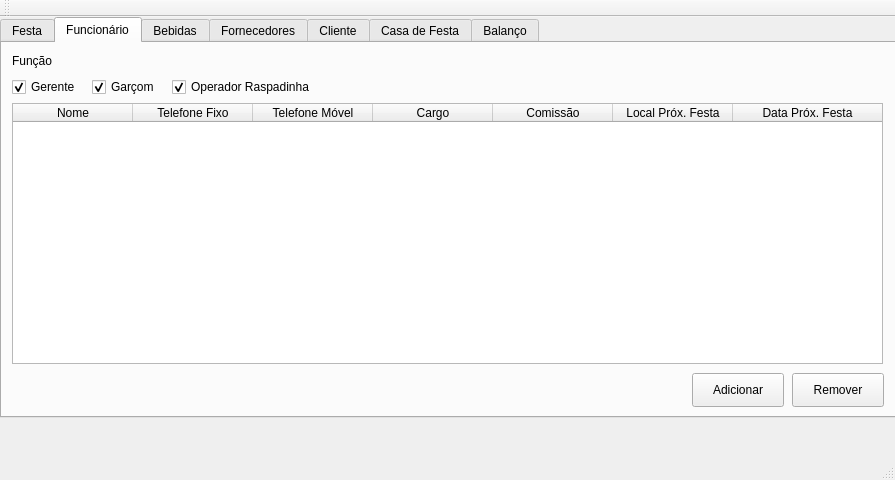
<?xml version="1.0" encoding="UTF-8"?>
<ui version="4.0">
 <class>MainWindow</class>
 <widget class="QMainWindow" name="MainWindow">
  <property name="geometry">
   <rect>
    <x>0</x>
    <y>0</y>
    <width>895</width>
    <height>480</height>
   </rect>
  </property>
  <property name="windowTitle">
   <string>MainWindow</string>
  </property>
  <widget class="QWidget" name="centralWidget">
   <widget class="QTabWidget" name="tabWidget">
    <property name="geometry">
     <rect>
      <x>0</x>
      <y>0</y>
      <width>911</width>
      <height>401</height>
     </rect>
    </property>
    <property name="currentIndex">
     <number>1</number>
    </property>
    <property name="elideMode">
     <enum>Qt::ElideRight</enum>
    </property>
    <property name="documentMode">
     <bool>false</bool>
    </property>
    <widget class="QWidget" name="festa">
     <attribute name="title">
      <string>Festa</string>
     </attribute>
     <widget class="QPushButton" name="festa_addButton">
      <property name="geometry">
       <rect>
        <x>690</x>
        <y>330</y>
        <width>92</width>
        <height>34</height>
       </rect>
      </property>
      <property name="text">
       <string>Adicionar</string>
      </property>
     </widget>
     <widget class="QDateEdit" name="data_edit">
      <property name="geometry">
       <rect>
        <x>10</x>
        <y>30</y>
        <width>141</width>
        <height>28</height>
       </rect>
      </property>
     </widget>
     <widget class="QComboBox" name="casaDeFesa_comboBox">
      <property name="geometry">
       <rect>
        <x>160</x>
        <y>30</y>
        <width>341</width>
        <height>28</height>
       </rect>
      </property>
     </widget>
     <widget class="QLabel" name="casaDeFesta_label">
      <property name="geometry">
       <rect>
        <x>160</x>
        <y>10</y>
        <width>81</width>
        <height>16</height>
       </rect>
      </property>
      <property name="text">
       <string>Casa de Festa</string>
      </property>
     </widget>
     <widget class="QComboBox" name="gerente_comboBox">
      <property name="geometry">
       <rect>
        <x>510</x>
        <y>30</y>
        <width>371</width>
        <height>28</height>
       </rect>
      </property>
     </widget>
     <widget class="QLabel" name="gerente_label">
      <property name="geometry">
       <rect>
        <x>510</x>
        <y>10</y>
        <width>81</width>
        <height>16</height>
       </rect>
      </property>
      <property name="text">
       <string>Gerente</string>
      </property>
     </widget>
     <widget class="QLabel" name="data_label">
      <property name="geometry">
       <rect>
        <x>10</x>
        <y>10</y>
        <width>58</width>
        <height>16</height>
       </rect>
      </property>
      <property name="text">
       <string>Data</string>
      </property>
     </widget>
     <widget class="QTableWidget" name="festa_tableWidget">
      <property name="geometry">
       <rect>
        <x>10</x>
        <y>60</y>
        <width>871</width>
        <height>261</height>
       </rect>
      </property>
      <property name="sizePolicy">
       <sizepolicy hsizetype="Expanding" vsizetype="Expanding">
        <horstretch>0</horstretch>
        <verstretch>0</verstretch>
       </sizepolicy>
      </property>
      <property name="sizeAdjustPolicy">
       <enum>QAbstractScrollArea::AdjustToContents</enum>
      </property>
      <property name="textElideMode">
       <enum>Qt::ElideNone</enum>
      </property>
      <property name="sortingEnabled">
       <bool>true</bool>
      </property>
      <property name="wordWrap">
       <bool>true</bool>
      </property>
      <property name="cornerButtonEnabled">
       <bool>true</bool>
      </property>
      <property name="rowCount">
       <number>0</number>
      </property>
      <attribute name="horizontalHeaderCascadingSectionResizes">
       <bool>false</bool>
      </attribute>
      <attribute name="horizontalHeaderDefaultSectionSize">
       <number>120</number>
      </attribute>
      <attribute name="horizontalHeaderMinimumSectionSize">
       <number>50</number>
      </attribute>
      <attribute name="horizontalHeaderStretchLastSection">
       <bool>true</bool>
      </attribute>
      <attribute name="verticalHeaderVisible">
       <bool>false</bool>
      </attribute>
      <attribute name="verticalHeaderDefaultSectionSize">
       <number>30</number>
      </attribute>
      <column>
       <property name="text">
        <string>Cliente</string>
       </property>
      </column>
      <column>
       <property name="text">
        <string>Data</string>
       </property>
      </column>
      <column>
       <property name="text">
        <string>Convidados</string>
       </property>
      </column>
      <column>
       <property name="text">
        <string>Preço</string>
       </property>
      </column>
      <column>
       <property name="text">
        <string>Gerente</string>
       </property>
      </column>
      <column>
       <property name="text">
        <string>Nº de Funcionários</string>
       </property>
      </column>
      <column>
       <property name="text">
        <string>Casa de Festa</string>
       </property>
      </column>
     </widget>
     <widget class="QPushButton" name="festa_delButton">
      <property name="geometry">
       <rect>
        <x>790</x>
        <y>330</y>
        <width>92</width>
        <height>34</height>
       </rect>
      </property>
      <property name="text">
       <string>Remover</string>
      </property>
     </widget>
    </widget>
    <widget class="QWidget" name="funcionario">
     <attribute name="title">
      <string>Funcionário</string>
     </attribute>
     <widget class="QPushButton" name="funcionario_addButton">
      <property name="geometry">
       <rect>
        <x>690</x>
        <y>330</y>
        <width>92</width>
        <height>34</height>
       </rect>
      </property>
      <property name="text">
       <string>Adicionar</string>
      </property>
     </widget>
     <widget class="QCheckBox" name="gerente_check">
      <property name="geometry">
       <rect>
        <x>10</x>
        <y>30</y>
        <width>83</width>
        <height>28</height>
       </rect>
      </property>
      <property name="text">
       <string>Gerente</string>
      </property>
      <property name="checked">
       <bool>true</bool>
      </property>
     </widget>
     <widget class="QCheckBox" name="garcom_check">
      <property name="geometry">
       <rect>
        <x>90</x>
        <y>30</y>
        <width>83</width>
        <height>28</height>
       </rect>
      </property>
      <property name="text">
       <string>Garçom</string>
      </property>
      <property name="checked">
       <bool>true</bool>
      </property>
     </widget>
     <widget class="QCheckBox" name="operador_check">
      <property name="geometry">
       <rect>
        <x>170</x>
        <y>30</y>
        <width>151</width>
        <height>28</height>
       </rect>
      </property>
      <property name="text">
       <string>Operador Raspadinha</string>
      </property>
      <property name="checked">
       <bool>true</bool>
      </property>
     </widget>
     <widget class="QLabel" name="label">
      <property name="geometry">
       <rect>
        <x>10</x>
        <y>10</y>
        <width>58</width>
        <height>16</height>
       </rect>
      </property>
      <property name="text">
       <string>Função</string>
      </property>
     </widget>
     <widget class="QTableWidget" name="funcionario_tableWidget">
      <property name="geometry">
       <rect>
        <x>10</x>
        <y>60</y>
        <width>871</width>
        <height>261</height>
       </rect>
      </property>
      <property name="sizePolicy">
       <sizepolicy hsizetype="Expanding" vsizetype="Expanding">
        <horstretch>0</horstretch>
        <verstretch>0</verstretch>
       </sizepolicy>
      </property>
      <property name="wordWrap">
       <bool>true</bool>
      </property>
      <property name="cornerButtonEnabled">
       <bool>true</bool>
      </property>
      <property name="rowCount">
       <number>0</number>
      </property>
      <attribute name="horizontalHeaderDefaultSectionSize">
       <number>120</number>
      </attribute>
      <attribute name="horizontalHeaderStretchLastSection">
       <bool>true</bool>
      </attribute>
      <attribute name="verticalHeaderVisible">
       <bool>false</bool>
      </attribute>
      <column>
       <property name="text">
        <string>Nome</string>
       </property>
      </column>
      <column>
       <property name="text">
        <string>Telefone Fixo</string>
       </property>
      </column>
      <column>
       <property name="text">
        <string>Telefone Móvel</string>
       </property>
      </column>
      <column>
       <property name="text">
        <string>Cargo</string>
       </property>
      </column>
      <column>
       <property name="text">
        <string>Comissão</string>
       </property>
      </column>
      <column>
       <property name="text">
        <string>Local Próx. Festa</string>
       </property>
      </column>
      <column>
       <property name="text">
        <string>Data Próx. Festa</string>
       </property>
      </column>
     </widget>
     <widget class="QPushButton" name="funcionario_delButton">
      <property name="geometry">
       <rect>
        <x>790</x>
        <y>330</y>
        <width>92</width>
        <height>34</height>
       </rect>
      </property>
      <property name="text">
       <string>Remover</string>
      </property>
     </widget>
    </widget>
    <widget class="QWidget" name="bebidas">
     <attribute name="title">
      <string>Bebidas</string>
     </attribute>
     <widget class="QPushButton" name="bebida_addButton">
      <property name="geometry">
       <rect>
        <x>690</x>
        <y>330</y>
        <width>92</width>
        <height>34</height>
       </rect>
      </property>
      <property name="text">
       <string>Adicionar</string>
      </property>
     </widget>
     <widget class="QSpinBox" name="quantidade_spinBox">
      <property name="geometry">
       <rect>
        <x>10</x>
        <y>30</y>
        <width>141</width>
        <height>28</height>
       </rect>
      </property>
     </widget>
     <widget class="QLabel" name="quantidade_label">
      <property name="geometry">
       <rect>
        <x>10</x>
        <y>10</y>
        <width>81</width>
        <height>16</height>
       </rect>
      </property>
      <property name="text">
       <string>Quantidade</string>
      </property>
     </widget>
     <widget class="QTableWidget" name="bebida_tableWidget">
      <property name="geometry">
       <rect>
        <x>10</x>
        <y>60</y>
        <width>871</width>
        <height>261</height>
       </rect>
      </property>
      <property name="sizePolicy">
       <sizepolicy hsizetype="Expanding" vsizetype="Expanding">
        <horstretch>0</horstretch>
        <verstretch>0</verstretch>
       </sizepolicy>
      </property>
      <property name="wordWrap">
       <bool>true</bool>
      </property>
      <property name="cornerButtonEnabled">
       <bool>true</bool>
      </property>
      <property name="rowCount">
       <number>0</number>
      </property>
      <attribute name="horizontalHeaderDefaultSectionSize">
       <number>250</number>
      </attribute>
      <attribute name="horizontalHeaderStretchLastSection">
       <bool>true</bool>
      </attribute>
      <attribute name="verticalHeaderVisible">
       <bool>false</bool>
      </attribute>
      <column>
       <property name="text">
        <string>Nome</string>
       </property>
      </column>
      <column>
       <property name="text">
        <string>Volume</string>
       </property>
      </column>
      <column>
       <property name="text">
        <string>Quantidade</string>
       </property>
      </column>
     </widget>
     <widget class="QPushButton" name="bebida_delButton">
      <property name="geometry">
       <rect>
        <x>790</x>
        <y>330</y>
        <width>92</width>
        <height>34</height>
       </rect>
      </property>
      <property name="text">
       <string>Remover</string>
      </property>
     </widget>
    </widget>
    <widget class="QWidget" name="fornecedores">
     <attribute name="title">
      <string>Fornecedores</string>
     </attribute>
     <widget class="QPushButton" name="fornecedor_delButton">
      <property name="geometry">
       <rect>
        <x>790</x>
        <y>330</y>
        <width>92</width>
        <height>34</height>
       </rect>
      </property>
      <property name="text">
       <string>Remover</string>
      </property>
     </widget>
     <widget class="QTableWidget" name="fornecedor_tableWidget">
      <property name="geometry">
       <rect>
        <x>10</x>
        <y>10</y>
        <width>871</width>
        <height>311</height>
       </rect>
      </property>
      <property name="sizePolicy">
       <sizepolicy hsizetype="Expanding" vsizetype="Expanding">
        <horstretch>0</horstretch>
        <verstretch>0</verstretch>
       </sizepolicy>
      </property>
      <property name="wordWrap">
       <bool>true</bool>
      </property>
      <property name="cornerButtonEnabled">
       <bool>true</bool>
      </property>
      <property name="rowCount">
       <number>0</number>
      </property>
      <attribute name="horizontalHeaderDefaultSectionSize">
       <number>120</number>
      </attribute>
      <attribute name="horizontalHeaderStretchLastSection">
       <bool>true</bool>
      </attribute>
      <attribute name="verticalHeaderVisible">
       <bool>false</bool>
      </attribute>
      <column>
       <property name="text">
        <string>Nome</string>
       </property>
      </column>
      <column>
       <property name="text">
        <string>CNPJ</string>
       </property>
      </column>
      <column>
       <property name="text">
        <string>Telefone</string>
       </property>
      </column>
      <column>
       <property name="text">
        <string>Banco</string>
       </property>
      </column>
      <column>
       <property name="text">
        <string>Agência</string>
       </property>
      </column>
      <column>
       <property name="text">
        <string>Número Conta</string>
       </property>
      </column>
      <column>
       <property name="text">
        <string>Tipo da Conta</string>
       </property>
      </column>
     </widget>
     <widget class="QPushButton" name="fornecedor_addButton">
      <property name="geometry">
       <rect>
        <x>690</x>
        <y>330</y>
        <width>92</width>
        <height>34</height>
       </rect>
      </property>
      <property name="text">
       <string>Adicionar</string>
      </property>
     </widget>
    </widget>
    <widget class="QWidget" name="cliente">
     <attribute name="title">
      <string>Cliente</string>
     </attribute>
     <widget class="QPushButton" name="cliente_delButton">
      <property name="geometry">
       <rect>
        <x>790</x>
        <y>330</y>
        <width>92</width>
        <height>34</height>
       </rect>
      </property>
      <property name="text">
       <string>Remover</string>
      </property>
     </widget>
     <widget class="QTableWidget" name="cliente_tableWidget">
      <property name="geometry">
       <rect>
        <x>10</x>
        <y>10</y>
        <width>871</width>
        <height>311</height>
       </rect>
      </property>
      <property name="sizePolicy">
       <sizepolicy hsizetype="Expanding" vsizetype="Expanding">
        <horstretch>0</horstretch>
        <verstretch>0</verstretch>
       </sizepolicy>
      </property>
      <property name="midLineWidth">
       <number>0</number>
      </property>
      <property name="editTriggers">
       <set>QAbstractItemView::NoEditTriggers</set>
      </property>
      <property name="selectionMode">
       <enum>QAbstractItemView::ExtendedSelection</enum>
      </property>
      <property name="wordWrap">
       <bool>true</bool>
      </property>
      <property name="cornerButtonEnabled">
       <bool>true</bool>
      </property>
      <property name="rowCount">
       <number>0</number>
      </property>
      <attribute name="horizontalHeaderDefaultSectionSize">
       <number>105</number>
      </attribute>
      <attribute name="horizontalHeaderStretchLastSection">
       <bool>true</bool>
      </attribute>
      <attribute name="verticalHeaderVisible">
       <bool>false</bool>
      </attribute>
      <attribute name="verticalHeaderHighlightSections">
       <bool>true</bool>
      </attribute>
      <column>
       <property name="text">
        <string>Nome</string>
       </property>
      </column>
      <column>
       <property name="text">
        <string>CPF</string>
       </property>
      </column>
      <column>
       <property name="text">
        <string>Telefone</string>
       </property>
      </column>
      <column>
       <property name="text">
        <string>Banco</string>
       </property>
      </column>
      <column>
       <property name="text">
        <string>Agência</string>
       </property>
      </column>
      <column>
       <property name="text">
        <string>Nº Conta</string>
       </property>
      </column>
      <column>
       <property name="text">
        <string>Tipo da Conta</string>
       </property>
      </column>
      <column>
       <property name="text">
        <string>Nº de Festas</string>
       </property>
      </column>
     </widget>
     <widget class="QPushButton" name="cliente_addButton">
      <property name="geometry">
       <rect>
        <x>690</x>
        <y>330</y>
        <width>92</width>
        <height>34</height>
       </rect>
      </property>
      <property name="text">
       <string>Adicionar</string>
      </property>
     </widget>
    </widget>
    <widget class="QWidget" name="casaDeFesta">
     <attribute name="title">
      <string>Casa de Festa</string>
     </attribute>
     <widget class="QPushButton" name="casaDeFesta_addButton">
      <property name="geometry">
       <rect>
        <x>690</x>
        <y>330</y>
        <width>92</width>
        <height>34</height>
       </rect>
      </property>
      <property name="text">
       <string>Adicionar</string>
      </property>
     </widget>
     <widget class="QTableWidget" name="casaDeFesta_tableWidget">
      <property name="geometry">
       <rect>
        <x>10</x>
        <y>10</y>
        <width>871</width>
        <height>311</height>
       </rect>
      </property>
      <property name="sizePolicy">
       <sizepolicy hsizetype="Expanding" vsizetype="Expanding">
        <horstretch>0</horstretch>
        <verstretch>0</verstretch>
       </sizepolicy>
      </property>
      <property name="wordWrap">
       <bool>true</bool>
      </property>
      <property name="cornerButtonEnabled">
       <bool>true</bool>
      </property>
      <property name="rowCount">
       <number>0</number>
      </property>
      <attribute name="horizontalHeaderDefaultSectionSize">
       <number>140</number>
      </attribute>
      <attribute name="horizontalHeaderHighlightSections">
       <bool>true</bool>
      </attribute>
      <attribute name="horizontalHeaderStretchLastSection">
       <bool>true</bool>
      </attribute>
      <attribute name="verticalHeaderVisible">
       <bool>false</bool>
      </attribute>
      <column>
       <property name="text">
        <string>Nome</string>
       </property>
      </column>
      <column>
       <property name="text">
        <string>Rua</string>
       </property>
      </column>
      <column>
       <property name="text">
        <string>Número</string>
       </property>
      </column>
      <column>
       <property name="text">
        <string>Cidade</string>
       </property>
      </column>
      <column>
       <property name="text">
        <string>CEP</string>
       </property>
      </column>
      <column>
       <property name="text">
        <string>Data Próxima Festa</string>
       </property>
      </column>
     </widget>
     <widget class="QPushButton" name="casaDeFesta_delButton">
      <property name="geometry">
       <rect>
        <x>790</x>
        <y>330</y>
        <width>92</width>
        <height>34</height>
       </rect>
      </property>
      <property name="text">
       <string>Remove</string>
      </property>
     </widget>
    </widget>
    <widget class="QWidget" name="balanco">
     <attribute name="title">
      <string>Balanço</string>
     </attribute>
    </widget>
   </widget>
  </widget>
  <widget class="QMenuBar" name="menuBar">
   <property name="geometry">
    <rect>
     <x>0</x>
     <y>0</y>
     <width>895</width>
     <height>22</height>
    </rect>
   </property>
  </widget>
  <widget class="QToolBar" name="mainToolBar">
   <attribute name="toolBarArea">
    <enum>TopToolBarArea</enum>
   </attribute>
   <attribute name="toolBarBreak">
    <bool>false</bool>
   </attribute>
  </widget>
  <widget class="QStatusBar" name="statusBar"/>
 </widget>
 <layoutdefault spacing="6" margin="11"/>
 <resources/>
 <connections/>
</ui>
